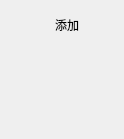
<?xml version="1.0" encoding="UTF-8"?>
<ui version="4.0">
 <class>ExchangePairSelectDialog</class>
 <widget class="QDialog" name="ExchangePairSelectDialog">
  <property name="geometry">
   <rect>
    <x>0</x>
    <y>0</y>
    <width>124</width>
    <height>139</height>
   </rect>
  </property>
  <property name="windowTitle">
   <string>Dialog</string>
  </property>
  <property name="styleSheet">
   <string notr="true"/>
  </property>
  <widget class="QPushButton" name="addBtn">
   <property name="geometry">
    <rect>
     <x>7</x>
     <y>10</y>
     <width>110</width>
     <height>30</height>
    </rect>
   </property>
   <property name="styleSheet">
    <string notr="true">background-image: url(:/ui/wallet_ui/add.png);
background-repeat: no-repeat;background-position: left;border:none;margin:0 0 0 10;</string>
   </property>
   <property name="text">
    <string>添加</string>
   </property>
  </widget>
 </widget>
 <resources/>
 <connections/>
</ui>
